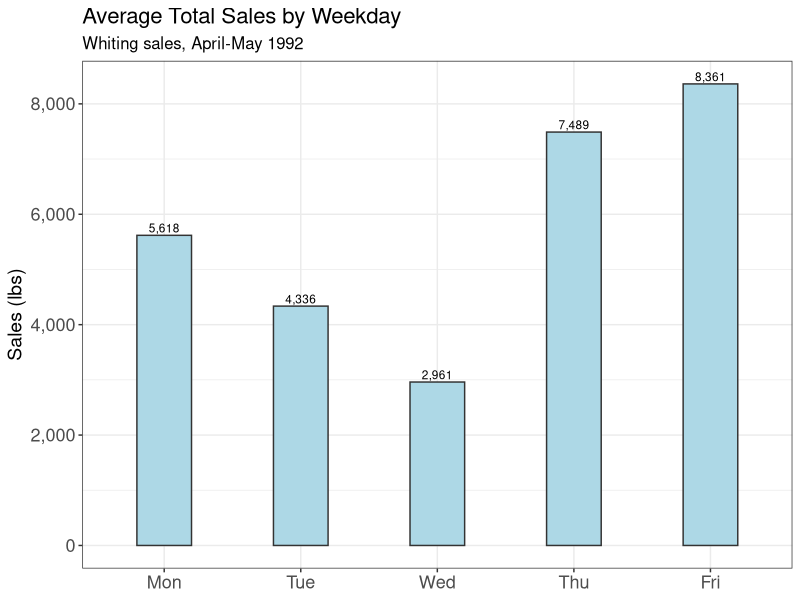
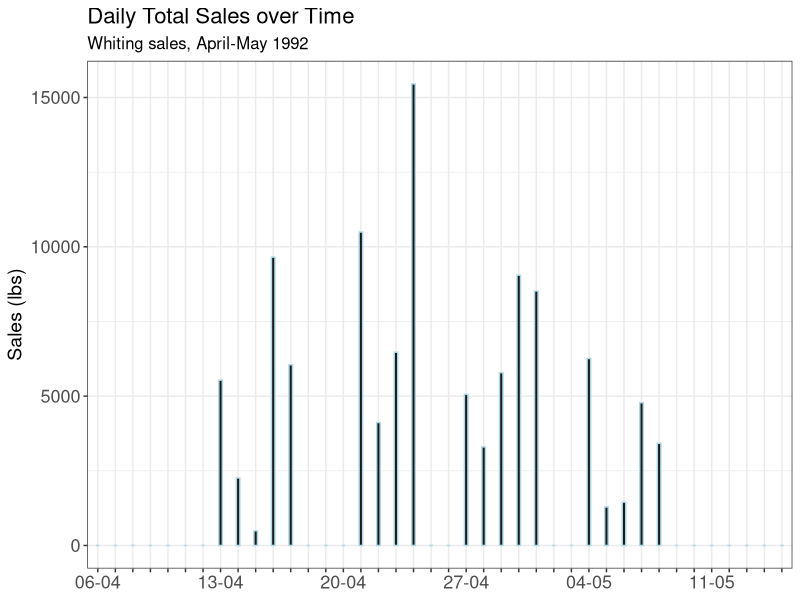
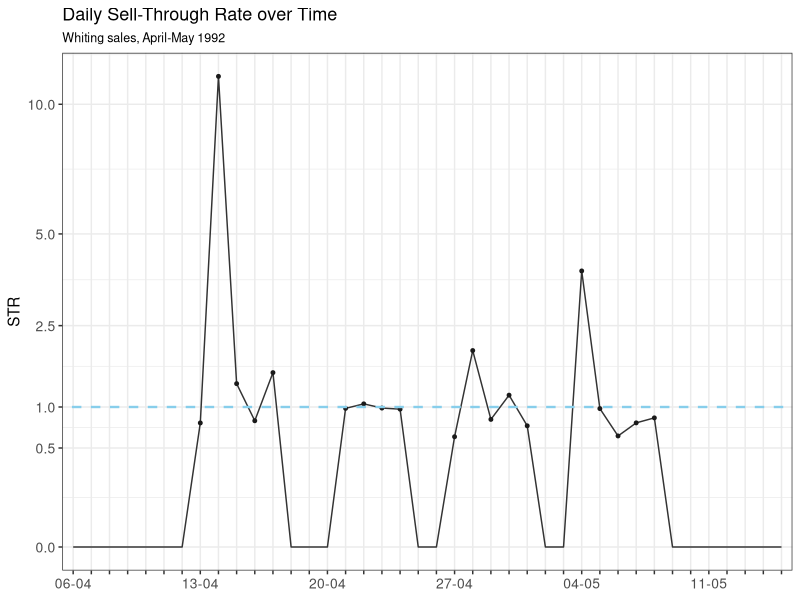
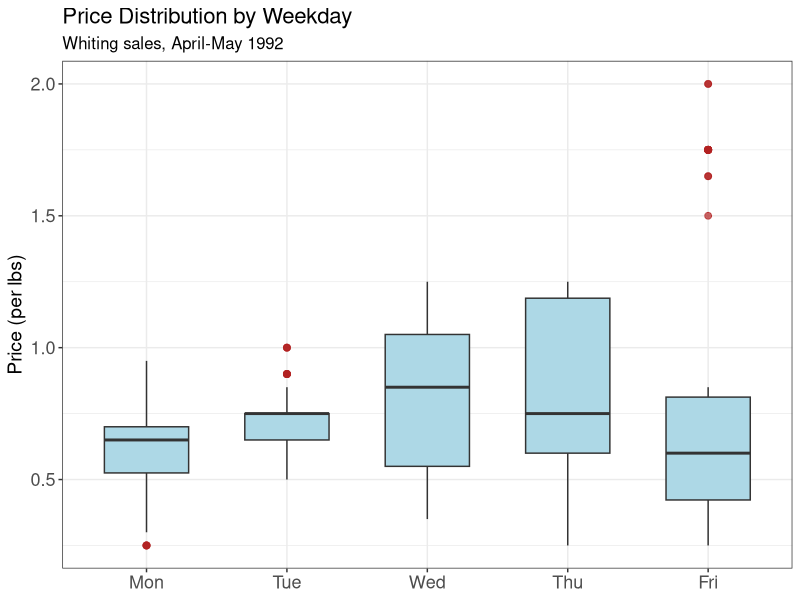
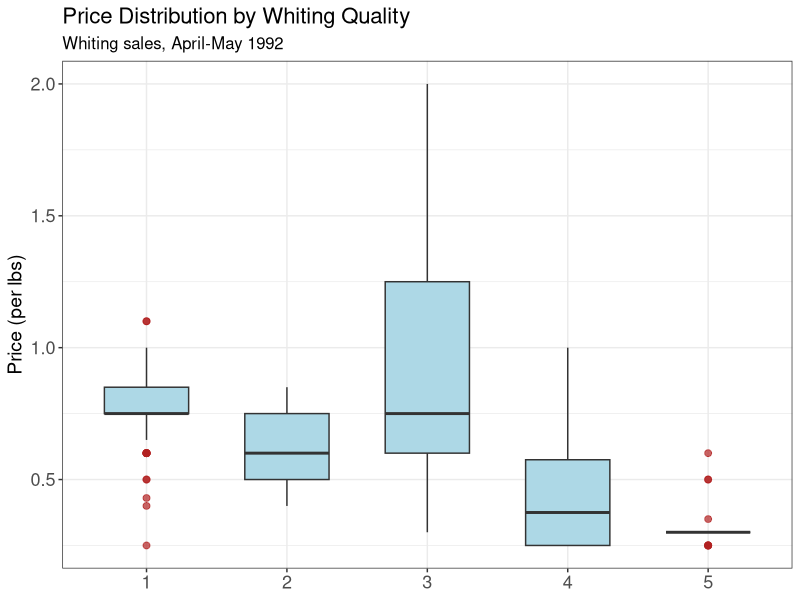
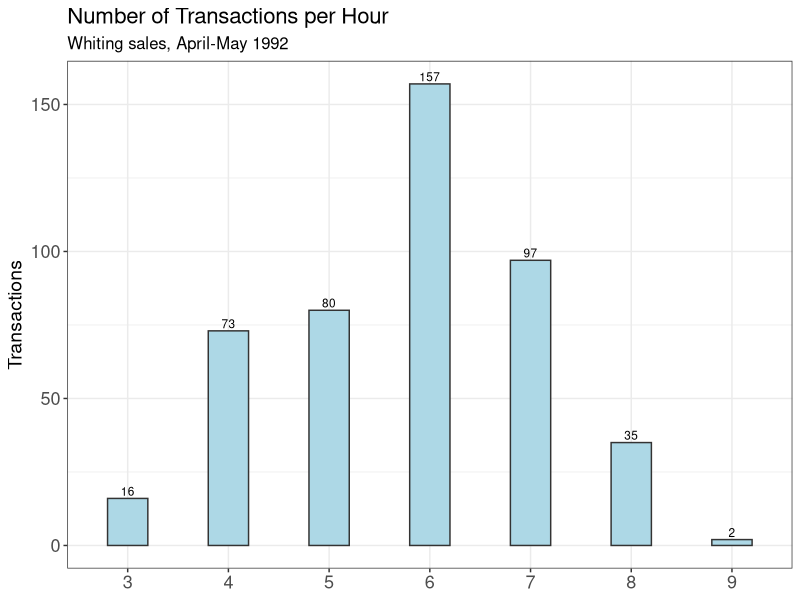
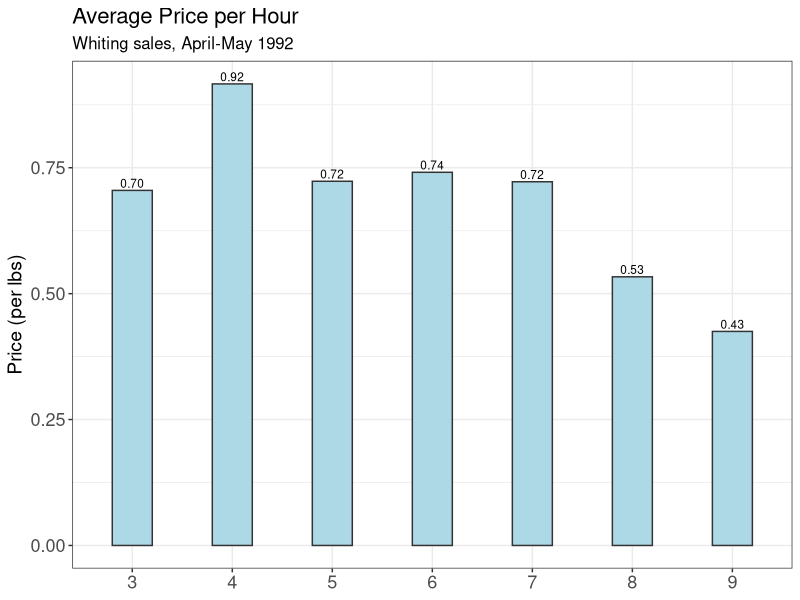
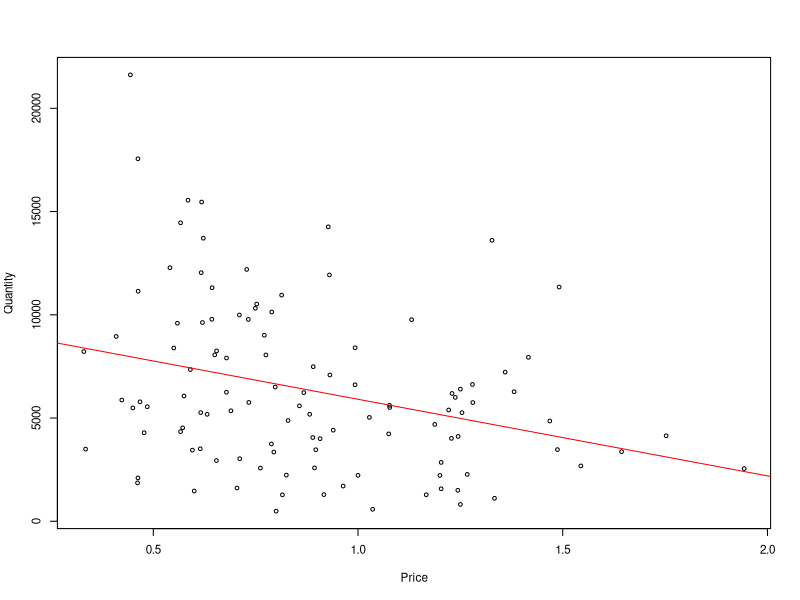

Generate these figures, in order, with R:
## ---- chunk 1
knitr::opts_chunk$set(
  echo    = TRUE,
  message = FALSE,
  warning = FALSE,
  fig.height = 4     # Höhe in Inches
)
## ---- chunk 2
## Load packages and dataset
library(readr)
library(dplyr)
library(ggplot2)
library(tidyr)
library(lmtest)

detailed_data <- read_tsv("../data/detailed_fish_market_data.txt")
## ---- chunk 3
# delete those rows that have NA for 
# "price","quan", "totr", "tots" and 
# filter for whiting (no king)
detailed_whiting <- detailed_data %>%
  filter(!is.na(pric),
         !is.na(totr),
         !is.na(tots),
         type == "w") %>%
  arrange(date)

print(paste("Obs:", nrow(detailed_whiting),
            "- Vars:", ncol(detailed_whiting)))
## ---- chunk 4

## There seem to be two entries in the dataset, where there are two dealer per day.
# Since this is the case only for two out of all days in April and May: 
# drop those two observations 
detailed_whiting <- detailed_whiting %>%
  # frequency of the same tots value for different days
  group_by(date, dayw, tots) %>%
  mutate(n_same_tots = n()) %>%
  
  # number of distinct tots days
  group_by(date, dayw) %>%
  mutate(n_tots_values = n_distinct(tots)) %>%
  ungroup() %>%
  
  # delete rows for which (there are multiple different tots values 
  #                                   AND 
  #                       for which the tot value only appears once)
  filter(!(n_tots_values > 1 & n_same_tots == 1)) %>%
  
  # delete rows that are not longer needed
  select(-n_same_tots, -n_tots_values)

## two cases, where > 1 dealer is present
tots_inconsistent <- detailed_whiting |>
  group_by(date, dayw) |>
  mutate(
    n_tots = n_distinct(tots)
  ) |>
  filter(n_tots > 1) |>
  arrange(date, dayw, tots, totr)
## ---- chunk 5

# dataset for the daily-level
detailed_whiting_daily <- detailed_whiting %>%
  group_by(date) %>%
  summarise(
    avg_pric = mean(pric),
    totr = first(totr),
    tots = first(tots),
    dayw = first(dayw),
    n_trsact = n(),
    strate = first(tots)/first(totr)
  )


## ---- chunk 6


## define variables for the plots
# themes for plots
theme_fontsize <- theme(
  plot.title = element_text(size = 13),
  plot.subtitle = element_text(size = 9),
  axis.title = element_text(size = 11),
  axis.text = element_text(size = 10),
  legend.text = element_text(size = 10),
)

theme_fontsize_large <- theme(
  plot.title = element_text(size = 16),
  plot.subtitle = element_text(size = 12),
  axis.title = element_text(size = 14),
  axis.text = element_text(size = 13),
  legend.text = element_text(size = 13),
)


# labels for time series data plots
date_seq <- seq(
  from = as.Date("1992-04-06"),
  to   = as.Date("1992-05-15"),
  by   = "day"
)

# format as "MM-YYYY"
day_labels <- format(date_seq, "%d-%m")

# Named character vector: names are month_ids
day_lookup_vec <- setNames(day_labels, c(seq(406,430, by = 1),seq(501,515, by=1)))

break_vec_x_axis <- c(seq(406,430, by = 7),seq(504,515, by=7))
all_days_x_axis <- c(seq(406,430, by = 1),seq(501,515, by=1))
## ---- chunk 7
####
# summary of the daily datset
####
detailed_whiting_daily %>%
  select(totr, tots, n_trsact) %>%
  summary()

detailed_whiting_daily %>%
  select(totr, tots, n_trsact) %>%
  summarise(
    across(everything(), \(x) sd(x, na.rm = TRUE))
  )

## ---- chunk 8
####
# barchart average sales by dayw (Day of the Week)
####
plot_average_sales_by_weekday <- detailed_whiting_daily %>%
  group_by(dayw) %>%
  summarise(avg_tots = mean(tots, na.rm = TRUE)) %>%
  ggplot(aes(x = factor(dayw), y = avg_tots)) +
  geom_col(fill = "lightblue", colour = "grey20", width = 0.4) + 
  labs(title = "Average Total Sales by Weekday",
       subtitle = "Whiting sales, April-May 1992",
       y = "Sales (lbs)",
       x = NULL)+
  geom_text(
    aes(label = scales::comma(round(avg_tots, 0))),
    vjust = -0.3,
    size = 3
  ) +
  scale_x_discrete(breaks = 1:5,
                   labels = c("Mon", "Tue", "Wed", "Thu", "Fri")) +
  scale_y_continuous(labels = scales::comma) +
  theme_bw() +
  theme_fontsize_large


####
# time series of tots (total sales)
####
tots_plot_df <- detailed_whiting_daily %>%
  select(date, tots) %>%
  complete(date = 406:515,
           fill = list(tots = 0)) %>%
  arrange(date) %>%
  filter(!between(date, 431, 500)) %>%
  mutate(date_fac = factor(date, levels = date))

plot_daily_sales_over_time <- ggplot(tots_plot_df, aes(x=date_fac, y = tots, group = 1)) + 
  geom_col(width = 0.2,
           colour = "lightblue",
           fill="grey10") +
  labs(title = "Daily Total Sales over Time",
       subtitle = "Whiting sales, April-May 1992",
       y = "Sales (lbs)",
       x = NULL)+ 
  scale_x_discrete(breaks = as.character(all_days_x_axis),
                   labels = function(x) {
                     lab <- rep("", length(x))
                     sel <- x %in% as.character(break_vec_x_axis)
                     lab[sel] <- day_lookup_vec[x[sel]]
                     lab
                   }) +
  theme_bw() +
  theme_fontsize_large

## ---- chunk 9
plot_average_sales_by_weekday
plot_daily_sales_over_time
## ---- chunk 10
####
# time series of str (sell trough rate)
####
str_plot_df <- detailed_whiting_daily %>%
  select(date, strate) %>%
  complete(date = 406:515,
           fill = list(strate = 0)) %>%
  arrange(date) %>%
  filter(!between(date, 431, 500)) %>%
  mutate(date_fac = factor(date, levels = date))


plot_daily_str_over_time <- ggplot(str_plot_df, aes(x=date_fac, y = strate, group = 1)) + 
  geom_line(size = 0.5,
            colour = "grey20") +
  geom_point(
    data   = subset(str_plot_df, strate > 0),
    size   = 1,
    colour = "grey10"
  ) +
  geom_abline(intercept = 1, 
              slope = 0, 
              linetype = "dashed",
              size = 0.8,
              colour = "skyblue") + 
  labs(title = "Daily Sell-Through Rate over Time",
       subtitle = "Whiting sales, April-May 1992",
       y = "STR",
       x = NULL)+
  scale_y_sqrt(breaks = c(0, 0.5, 1, 2.5, 5, 10)) + 
  scale_x_discrete(breaks = as.character(all_days_x_axis),
                   labels = function(x) {
                     lab <- rep("", length(x))
                     sel <- x %in% as.character(break_vec_x_axis)
                     lab[sel] <- day_lookup_vec[x[sel]]
                     lab
                   }) +
  theme_bw() +
  theme_fontsize
## ---- chunk 11
plot_daily_str_over_time
## ---- chunk 12
####
# correlation between tots (total daily sales) and avg_pric (average price)
####
cor(detailed_whiting_daily$avg_pric,detailed_whiting_daily$tots)
## ---- chunk 13
####
# boxplot pric(price) by dayw (Day of the Week)
####
plot_price_distr_by_weekday <- ggplot(detailed_whiting, 
       aes(x=factor(dayw), y=pric)) +
  geom_boxplot(fill = "lightblue",         # dezente Farbe
               colour = "grey20",
               width = 0.6,
               outlier.colour = "firebrick",
               outlier.alpha = 0.7,
               outlier.size = 2) + 
  labs(
    x = NULL,
    y = "Price (per lbs)",
    title = "Price Distribution by Weekday",
    subtitle = "Whiting sales, April-May 1992"
  ) +
  scale_x_discrete(breaks = seq(1,5,by=1),
                   labels = c("Mon", "Tue", "Wed", "Thu", "Fri")) +
  scale_y_continuous(labels = scales::comma) +
  theme_bw() +
  theme_fontsize_large


####
# boxplot pric(price) by qual (Qualitiy of the fish)
####
plot_price_distr_by_quality <- detailed_whiting %>%
  filter(!is.na(qual)) %>%
  ggplot(aes(x=factor(qual), y=pric)) +
  geom_boxplot(fill = "lightblue",
               colour = "grey20",
               width = 0.6,
               outlier.colour = "firebrick",
               outlier.alpha = 0.7,
               outlier.size = 2) + 
  labs(
    x = NULL,
    y = "Price (per lbs)",
    title = "Price Distribution by Whiting Quality",
    subtitle = "Whiting sales, April-May 1992"
  ) +
  scale_y_continuous(labels = scales::comma) +
  theme_bw() +
  theme_fontsize_large
## ---- chunk 14
plot_price_distr_by_weekday
plot_price_distr_by_quality
## ---- chunk 15
hourly_detailed_whiting <- detailed_whiting %>%
  mutate(time = round(time/100, digits = 0))

# number of transactions per hour 
plot_transactions_per_hour <- hourly_detailed_whiting %>%
  group_by(time) %>%
  summarise(n_sales = n()) %>%
  filter(!is.na(time)) %>%
  ggplot(aes(x = factor(time), y = n_sales)) +
  geom_col(fill = "lightblue", colour = "grey20", width = 0.4) + 
  labs(title = "Number of Transactions per Hour",
       subtitle = "Whiting sales, April-May 1992",
       y = "Transactions",
       x = NULL)+
  geom_text(
    aes(label = scales::comma(round(n_sales, 0))),
    vjust = -0.3,
    size = 3
  ) +
  scale_y_continuous(labels = scales::comma) +
  theme_bw() +
  theme_fontsize_large
  

# average price across hours
plot_average_price_per_hour <- hourly_detailed_whiting %>%
  group_by(time) %>%
  summarise(avg_pric = mean(pric, na.rm = TRUE)) %>%
  filter(!is.na(time)) %>%
  ggplot(aes(x = factor(time), y = avg_pric)) +
  geom_col(fill = "lightblue", colour = "grey20", width = 0.4) + 
  labs(title = "Average Price per Hour",
       subtitle = "Whiting sales, April-May 1992",
       y = "Price (per lbs)",
       x = NULL)+
  geom_text(
    aes(label = scales::comma(round(avg_pric, 2))),
    vjust = -0.3,
    size = 3
  ) +
  scale_y_continuous(labels = scales::comma) +
  theme_bw() +
  theme_fontsize_large
## ---- chunk 16
plot_transactions_per_hour
plot_average_price_per_hour
## ---- chunk 17
# For easier understanding of the code name the log values of price and quantity respectively:
library(readr)
library(dplyr)
daily_data <- read_tsv("../data/daily_fish_market_data.txt")
daily_data <- daily_data %>%
  rename(price_log=price, qty_log=qty)
# Now calculate price and quantity.
daily_data$price <- exp(daily_data$price_log)
daily_data$qty <- exp(daily_data$qty_log)
# The values of price and qty are almost identical to pricelevel and tots in most cases. Nevertheless, the calculated price and qty will be used in the following as there are sometimes bigger differences between qty and tots, e.g. in datapoint 24:
daily_data$qty[24] - daily_data$tots[24]
## ---- chunk 18
linear_reg = lm(daily_data$qty~ daily_data$price)
## ---- chunk 19
par(cex = 0.7)
plot(daily_data$price, daily_data$qty, xlab="Price", ylab="Quantity",
     cex  = 0.7)
abline(linear_reg, col = "red", lwd = 1)
## ---- chunk 20
# Compute leverage h_i=1/n+w_i
h = hatvalues(linear_reg)
## ---- chunk 21
# Get highest h values and compare them to 2/n
top10_h_values <- order(h, decreasing = TRUE)[1:10]
n = nobs(linear_reg)
equal_influence = 2 / n
paste("2/n =", equal_influence)
h[top10_h_values]
## ---- chunk 22
par(cex = 0.7)
plot(daily_data$price, daily_data$qty, xlab="Price", ylab="Quantity", main="linear regression with leverage highlighted",
     cex  = 0.7)
abline(linear_reg, col = "red", lwd = 1)
text(daily_data$price[top10_h_values],
     daily_data$qty[top10_h_values],
     labels = top10_h_values,
     pos = 3)
## ---- chunk 23
r_student <- rstudent(linear_reg)
## ---- chunk 24
top10_idx = order(r_student, decreasing = TRUE)[1:10]
low5_idx = order(r_student, decreasing = FALSE)[1:5]
r_student[top10_idx]
r_student[low5_idx]
## ---- chunk 25
par(cex = 0.7)
top6_idx = order(r_student, decreasing = TRUE)[1:6]
plot(daily_data$price, daily_data$qty, xlab="Price", ylab="Quantity", main="linear regression with studentized residuals highlighted",
     cex  = 0.7)
abline(linear_reg, col = "red", lwd = 1)
text(daily_data$price[top6_idx],
     daily_data$qty[top6_idx],
     labels = top6_idx,
     pos = 2)

## ---- chunk 26
# standard deviation of residuals:
sd_res = sd(resid(linear_reg))
# we want to calculate with the previously used residuals and h values
# therefore do not use the fallback of cooks.distance()
D <- cooks.distance(linear_reg, res = r_student, sd= sd_res, hat=h)

## ---- chunk 27
top10_D_idx <- order(D, decreasing = TRUE)[1:10]
D[top10_D_idx]
## ---- chunk 28
par(cex = 0.7)
plot(daily_data$price, daily_data$qty,
     xlab = "Price", ylab = "Quantity",
     main="linear regression with Cooks distance highlighted",
     cex  = 0.7)
abline(linear_reg, col = "red", lwd = 1)
text(daily_data$price[top10_D_idx],
     daily_data$qty[top10_D_idx],
     labels = top10_D_idx,
     pos = 2, cex = 0.8, col = "blue")
## ---- chunk 29
par(cex = 0.7)
plot(daily_data$price, daily_data$qty, xlab="Price", ylab="Quantity",
     cex  = 0.7)

## ---- chunk 30
daily_data$price_MC = daily_data$price-mean(daily_data$price, na.rm=TRUE)
## ---- chunk 31
# 2.4.2 Compute polynomials
daily_data$price_MC_squared = daily_data$price_MC * daily_data$price_MC
daily_data$price_MC_cubic = daily_data$price_MC_squared * daily_data$price_MC
daily_data$price_MC_power4 = daily_data$price_MC_cubic * daily_data$price_MC
## ---- chunk 32
# running the linear model
summary(linear_reg)

## ---- chunk 33
c(AIC(linear_reg), BIC(linear_reg))
## ---- chunk 34
# 2.4.3 Analyze and test hypothesized model
polynomial_regression_cubic = lm(daily_data$qty~ daily_data$price_MC+daily_data$price_MC_squared+daily_data$price_MC_cubic)
summary(polynomial_regression_cubic)
c(AIC(polynomial_regression_cubic), BIC(polynomial_regression_cubic))

## ---- chunk 35
par(cex = 0.7)
plot(daily_data$price, daily_data$qty, xlab="Price", ylab="Quantity", main="polynomial model on untransformed data",
     cex  = 0.7) 
a <- coef(polynomial_regression_cubic)[1]   # intercept
b1 <- coef(polynomial_regression_cubic)[2]
b2 <- coef(polynomial_regression_cubic)[3]
b3 <- coef(polynomial_regression_cubic)[4]
curve(
  a[1] + x*b1[1] + b2[1]*(x^2) + b3[1]*(x^3),
  from = min(daily_data$price, na.rm = TRUE),
  to   = max(daily_data$price, na.rm = TRUE),
  add  = TRUE,
  col  = "red",
  lwd  = 1
)

## ---- chunk 36
# the column price and qty or the daily dataset are already log values
min(daily_data$qty) # min > 0
min(daily_data$price) # min > 0
log_log_model = lm(daily_data$qty_log~ daily_data$price_log)
## ---- chunk 37
summary(log_log_model)
c(AIC(log_log_model), BIC(log_log_model))
## ---- chunk 38
par(cex = 0.7)
# Koeffizienten aus dem lm holen
b0 <- coef(log_log_model)[1]   # intercept
b1 <- coef(log_log_model)[2]   # first_coeff
plot(daily_data$price, daily_data$qty, xlab="Price", ylab="Quantity", main="log-log model on untransformed data",
     cex  = 0.7) 

curve(
  exp(b0[1]) * x^b1[1],
  from = min(daily_data$price, na.rm = TRUE),
  to   = max(daily_data$price, na.rm = TRUE),
  add  = TRUE,
  col  = "red",
  lwd  = 1
)
## ---- chunk 39
# the column price and qty or the daily dataset are already log values
lin_log_model = lm(daily_data$qty~ daily_data$price_log)
summary(lin_log_model)
c(AIC(lin_log_model), BIC(lin_log_model))
## ---- chunk 40
# Koeffizienten aus dem lm holen
b0_lin_log <- coef(lin_log_model)[1]   # intercept
b1_lin_log <- coef(lin_log_model)[2]   # first_coeff
par(cex = 0.7)
plot(daily_data$price, daily_data$qty, xlab="Price", ylab="Quantity", main="lin-log model on untransformed data",
     cex  = 0.7) 

curve(
  b0_lin_log[1] + b1_lin_log[1] * log(x),
  from = min(daily_data$price, na.rm = TRUE),
  to   = max(daily_data$price, na.rm = TRUE),
  add  = TRUE,
  col  = "red",
  lwd  = 1
)
## ---- chunk 41
#data loading
detailed_data = read_tsv("../data/detailed_fish_market_data.txt")

#1 data preperation
detailed_data_prep <- detailed_data %>%
  filter(!is.na(pric),
         !is.na(quan),
         type == "w") %>%
  arrange(date) %>%
  
  # 1.1 standardization
  group_by(cusn) %>%
  mutate(Qty_Dev = quan - mean(quan, na.rm = TRUE)) %>% #target variable
  ungroup() %>%
  
  # 1.2 mean centering and dummy creation
  mutate(
    price_c = as.numeric(scale(pric, center = TRUE, scale = FALSE)), #main regressor
    quality_c = as.numeric(scale(qual, center = TRUE, scale = FALSE)), # Moderator 1
    cash_dummy = if_else(cash == 'c', 1, 0), # Moderator 2
    estb = as.factor(estb), # Moderator 3
  ) 
## ---- chunk 42
# additional steps for establishment
detailed_data_prep %>% group_by(estb) %>% count()

detailed_data_perep_estb = detailed_data_prep %>%
  filter(estb %in% c("s", "f", "sf"))
## ---- chunk 43
#2.1 Moderated Model 1
quality_model = lm(Qty_Dev ~ price_c + quality_c, data = detailed_data_prep)
quality_model_moderation = lm(Qty_Dev ~ price_c*quality_c, data = detailed_data_prep)

summary(quality_model)
summary(quality_model_moderation)
## ---- chunk 44
#Testing if Moderator 1 is significant
anova(quality_model, quality_model_moderation)
lrtest(quality_model, quality_model_moderation)
## ---- chunk 45
#2.2 Moderated Model 2
cash_model = lm(Qty_Dev ~ price_c+cash_dummy, data=detailed_data_prep)
cash_model_moderation = lm(Qty_Dev ~ price_c*cash_dummy, data=detailed_data_prep)
summary(cash_model)
summary(cash_model_moderation)
## ---- chunk 46
#Testing if Moderator 2 is significant
anova(cash_model, cash_model_moderation)
lrtest(cash_model, cash_model_moderation)
## ---- chunk 47
#2.3 Moderated Model 3
estb_model = lm(Qty_Dev ~ price_c + estb, data = detailed_data_perep_estb)
estb_model_moderation = lm(Qty_Dev ~ price_c * estb, data = detailed_data_perep_estb)
summary(estb_model)
summary(estb_model_moderation)
## ---- chunk 48
#Testing if Moderator 3 is significant
anova(estb_model, estb_model_moderation)
lrtest(estb_model, estb_model_moderation)
